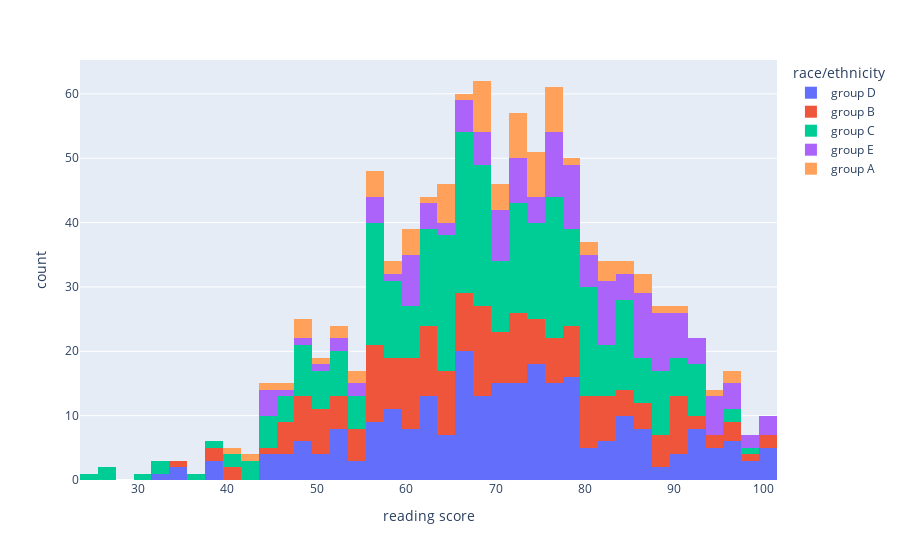

The notebook cell this image was saved under:
### Code cell
title='Total reading score race students'
px.histogram(df, x='reading score', color='race/ethnicity', nbins=40) 
#px.histogram(df, x='reading score', y='race/ethnicity')

### Figure 1 — Plotly figure (JSON) as saved in the notebook; plotly's stock layout.template omitted (floating-point values rounded to 4 significant figures; data arrays with more than 128 entries replaced by an {"elided": "..."} marker saying what was removed)
{"data": [{"alignmentgroup": "True", "bingroup": "x", "hovertemplate": "race/ethnicity=group D<br>reading score=%{x}<br>count=%{y}<extra></extra>", "legendgroup": "group D", "marker": {"color": "#636efa", "pattern": {"shape": ""}}, "name": "group D", "nbinsx": 40, "offsetgroup": "group D", "orientation": "v", "showlegend": true, "type": "histogram", "x": {"elided": "257 int values"}, "xaxis": "x", "yaxis": "y"}, {"alignmentgroup": "True", "bingroup": "x", "hovertemplate": "race/ethnicity=group B<br>reading score=%{x}<br>count=%{y}<extra></extra>", "legendgroup": "group B", "marker": {"color": "#EF553B", "pattern": {"shape": ""}}, "name": "group B", "nbinsx": 40, "offsetgroup": "group B", "orientation": "v", "showlegend": true, "type": "histogram", "x": {"elided": "198 int values"}, "xaxis": "x", "yaxis": "y"}, {"alignmentgroup": "True", "bingroup": "x", "hovertemplate": "race/ethnicity=group C<br>reading score=%{x}<br>count=%{y}<extra></extra>", "legendgroup": "group C", "marker": {"color": "#00cc96", "pattern": {"shape": ""}}, "name": "group C", "nbinsx": 40, "offsetgroup": "group C", "orientation": "v", "showlegend": true, "type": "histogram", "x": {"elided": "323 int values"}, "xaxis": "x", "yaxis": "y"}, {"alignmentgroup": "True", "bingroup": "x", "hovertemplate": "race/ethnicity=group E<br>reading score=%{x}<br>count=%{y}<extra></extra>", "legendgroup": "group E", "marker": {"color": "#ab63fa", "pattern": {"shape": ""}}, "name": "group E", "nbinsx": 40, "offsetgroup": "group E", "orientation": "v", "showlegend": true, "type": "histogram", "x": {"elided": "143 int values"}, "xaxis": "x", "yaxis": "y"}, {"alignmentgroup": "True", "bingroup": "x", "hovertemplate": "race/ethnicity=group A<br>reading score=%{x}<br>count=%{y}<extra></extra>", "legendgroup": "group A", "marker": {"color": "#FFA15A", "pattern": {"shape": ""}}, "name": "group A", "nbinsx": 40, "offsetgroup": "group A", "orientation": "v", "showlegend": true, "type": "histogram", "x": [73, 53, 82, 75, 46, 79, 57, 58, 68, 85, 68, 81, 97, 77, 55, 88, 57, 40, 75, 73, 70, 82, 73, 54, 43, 77, 72, 75, 85, 72, 75, 97, 49, 95, 70, 64, 69, 64, 49, 60, 65, 56, 69, 56, 71, 68, 71, 72, 86, 65, 69, 75, 53, 83, 91, 77, 68, 49, 76, 75, 73, 74, 58, 86, 76, 51, 62, 68, 45, 61, 60, 65, 60, 77, 80, 64, 77, 67, 86], "xaxis": "x", "yaxis": "y"}], "layout": {"autosize": true, "barmode": "relative", "legend": {"title": {"text": "race/ethnicity"}, "tracegroupgap": 0}, "margin": {"t": 60}, "xaxis": {"anchor": "y", "autorange": true, "domain": [0, 1], "range": [23.5, 101.5], "title": {"text": "reading score"}, "type": "linear"}, "yaxis": {"anchor": "x", "autorange": true, "domain": [0, 1], "range": [0, 65.26], "title": {"text": "count"}}}}
